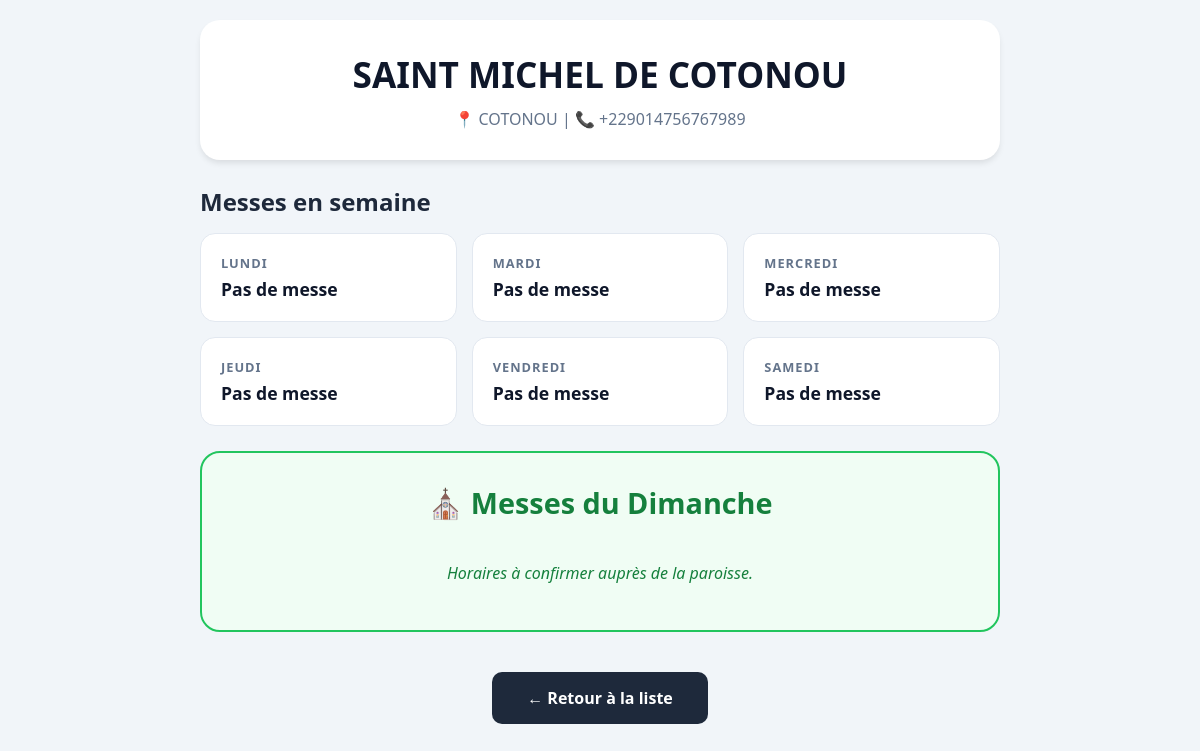
/paroisse/3, run on the app's committed database.
### app.py (models this page shows)
class Paroisse(db.Model):
    id = db.Column(db.Integer, primary_key=True)
    nom = db.Column(db.String(100), nullable=False)
    ville = db.Column(db.String(100), nullable=False)
    telephone = db.Column(db.String(20))
    code = db.Column(db.String(20), nullable=False, unique=True)
    annonce = db.Column(db.Text, default="")
    h_lundi = db.Column(db.String(100), default="À préciser")
    h_mardi = db.Column(db.String(100), default="À préciser")
    h_mercredi = db.Column(db.String(100), default="À préciser")
    h_jeudi = db.Column(db.String(100), default="À préciser")
    h_vendredi = db.Column(db.String(100), default="À préciser")
    h_samedi = db.Column(db.String(100), default="À préciser")
    h_dimanche = db.Column(db.String(100), default="À préciser")

### app.py (the view)
@app.route('/paroisse/<int:id>')
def details_paroisse(id):
    paroisse = db.session.get(Paroisse, id)
    if not paroisse:
        flash("Paroisse introuvable")
        return redirect(url_for('liste'))
    return render_template('details.html', paroisse=paroisse, getattr=getattr)

### templates/details.html (shortened to what this page needs)
<!DOCTYPE html>
<html lang="fr">
<head>
</head>
<body>
<div class="container">
    <div class="header-card">
        <h1>{{ paroisse.nom }}</h1>
        <div class="info-paroisse">
            <span>📍 {{ paroisse.ville }}</span> |
            <span>📞 {{ paroisse.telephone }}</span>
        </div>
    </div>
    <h2 style="color: #1e293b; margin-bottom: 15px;">Messes en semaine</h2>
    <div class="week-grid">
        {% set planning = [
            ('Lundi', paroisse.h_lundi),
            ('Mardi', paroisse.h_mardi),
            ('Mercredi', paroisse.h_mercredi),
            ('Jeudi', paroisse.h_jeudi),
            ('Vendredi', paroisse.h_vendredi),
            ('Samedi', paroisse.h_samedi)
        ] %}
        {% for jour, heure in planning %}
        <div class="day-card">
            <span class="day-name">{{ jour }}</span>
            <div class="day-time">{{ heure if heure and heure != "À préciser" else 'Pas de messe' }}</div>
        </div>
        {% endfor %}
    </div>
    <div class="sunday-card">
        <h2 class="sunday-title">⛪ Messes du Dimanche</h2>
        <div class="sunday-times">
            {% if paroisse.h_dimanche and paroisse.h_dimanche != "À préciser" %}
                {% for h in paroisse.h_dimanche.split(',') %}
                    <div class="time-badge">{{ h.strip() }}</div>
                {% endfor %}
            {% else %}
                <p style="color: #15803d; font-style: italic;">Horaires à confirmer auprès de la paroisse.</p>
            {% endif %}
        </div>
    </div>
    <div style="text-align: center; margin-top: 40px;">
        <a href="/" class="btn-back">← Retour à la liste</a>
    </div>
</div>
</body>
</html>

### templates/details.html (style rules this page uses)
body { font-family: 'Segoe UI', Tahoma, Geneva, Verdana, sans-serif; background-color: #f1f5f9; margin: 0; padding: 20px; }
.container { max-width: 800px; margin: 0 auto; }
.header-card { background: white; padding: 30px; border-radius: 20px; box-shadow: 0 4px 6px -1px rgba(0,0,0,0.1); text-align: center; margin-bottom: 25px; }
.header-card h1 { margin: 0; color: #0f172a; font-size: 2.2rem; }
.info-paroisse { color: #64748b; margin-top: 10px; font-weight: 500; }
.week-grid { display: grid; grid-template-columns: repeat(auto-fit, minmax(200px, 1fr)); gap: 15px; margin-bottom: 25px; }
.day-card { background: white; padding: 20px; border-radius: 15px; border: 1px solid #e2e8f0; transition: transform 0.2s; }
.day-name { display: block; color: #64748b; font-size: 0.8rem; font-weight: bold; text-transform: uppercase; letter-spacing: 1px; }
.day-time { font-size: 1.1rem; font-weight: 600; color: #0f172a; margin-top: 5px; }
.sunday-card { background: #f0fdf4; border: 2px solid #22c55e; border-radius: 20px; padding: 30px; text-align: center; margin-bottom: 30px; }
.sunday-title { color: #15803d; margin-top: 0; font-size: 1.8rem; }
.sunday-times { display: flex; flex-wrap: wrap; justify-content: center; gap: 15px; margin-top: 15px; }
.btn-back { display: inline-block; background: #1e293b; color: white; padding: 15px 35px; text-decoration: none; border-radius: 10px; font-weight: bold; transition: background 0.2s; }

### data on the page
Paroisse: nom "SAINT MICHEL DE COTONOU", ville "COTONOU", telephone "+229014756767989", jour "LUNDI", h_lundi "Pas de messe", jour "MARDI", h_mardi "Pas de messe", jour "MERCREDI", h_mercredi "Pas de messe", jour "JEUDI", h_jeudi "Pas de messe", jour "VENDREDI", h_vendredi "Pas de messe", jour "SAMEDI", h_samedi "Pas de messe"
